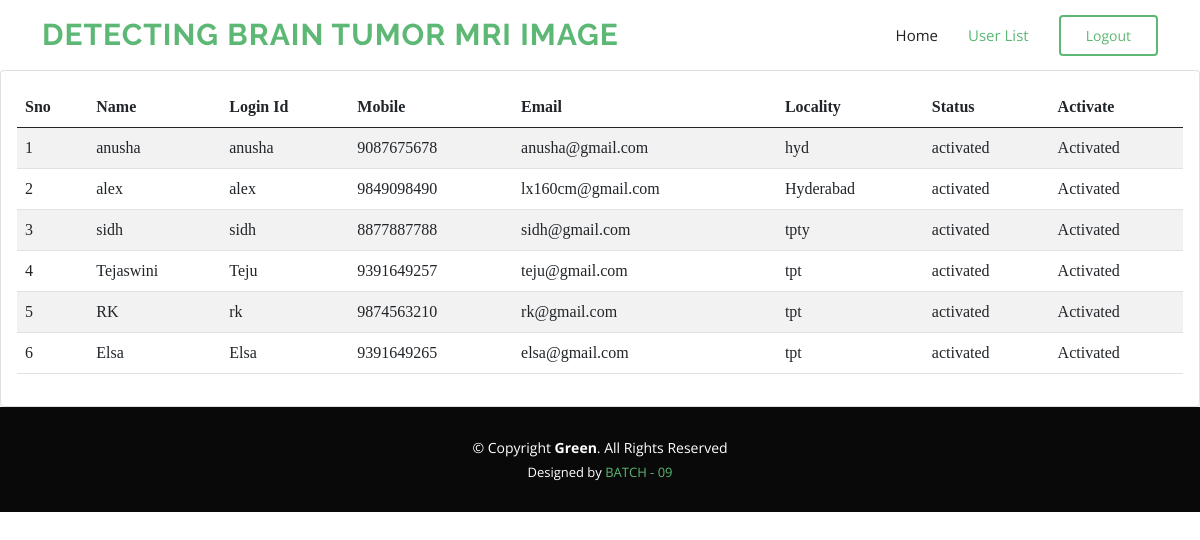
Page /ViewRegisteredUsers/ on the committed database.
### users/models.py (models this page shows, shortened)
class UserRegistrationModel(models.Model):
    name = models.CharField(max_length=100)
    loginid = models.CharField(unique=True, max_length=100)
    password = models.CharField(max_length=100)
    mobile = models.CharField(unique=True, max_length=100)
    email = models.CharField(unique=True, max_length=100)
    locality = models.CharField(max_length=100)
    address = models.CharField(max_length=1000)
    city = models.CharField(max_length=100)
    state = models.CharField(max_length=100)
    status = models.CharField(max_length=100)
    class Meta:
        db_table = 'UserRegistrations'

### admins/views.py (the view)
# urls.py: path("ViewRegisteredUsers/", admins.ViewRegisteredUsers, name="ViewRegisteredUsers"),
def ViewRegisteredUsers(request):
    data = UserRegistrationModel.objects.all()
    return render(request, 'admins/RegisteredUsers.html', {'data': data})

### assets/templates/admins/RegisteredUsers.html (shortened to what this page needs)
{% extends 'admins/adminbase.html' %}
{% block user_list %}active{% endblock %}
{% block content %}
    <div class="jumbotron">
        <div class="row">
            <div class="col-md-12">
                <div class="card card-header">
                    <h1 class="text-center h3"> User List</h1>
                </div>
                <div class="card card-body">
                    <table class="table table-striped">
                        <thead>
                        <tr>
                            <th scope="col">Sno</th>
                            <th scope="col">Name</th>
                            <th scope="col">Login Id</th>
                            <th scope="col">Mobile</th>
                            <th scope="col">Email</th>
                            <th scope="col">Locality</th>
                            <th scope="col">Status</th>
                            <th scope="col">Activate</th>
                        </tr>
                        </thead>
                        <tbody>
                        {% for user in data %}
                            <tr>
                                <td>{{ forloop.counter }}</td>
                                <td>{{ user.name }}</td>
                                <td>{{ user.loginid }}</td>
                                <td>{{ user.mobile }}</td>
                                <td>{{ user.email }}</td>
                                <td>{{ user.locality }}</td>
                                <td>{{ user.status }}</td>
                                {% if user.status == 'waiting' %}
                                    <td>
                                        <a class="btn-link" href="/AdminActivaUsers/?uid={{ user.id }}"
                                           style="color:DARKBLUE">Activate</a>
                                    </td>
                                {% else %}
                                    <td> Activated</td>
                                {% endif %}
                            </tr>
                        {% endfor %}
                        </tbody>
                    </table>
                </div>
            </div>
        </div>
    </div>
{% endblock %}

### assets/templates/admins/adminbase.html (shortened to what this page needs)
{% load static %}
<!DOCTYPE html>
<html lang="en">
<head>
    <link href="{% static 'vendor/animate.css/animate.min.css' %}" rel="stylesheet">
    <link href="{% static 'vendor/bootstrap/css/bootstrap.min.css' %}" rel="stylesheet">
    <link href="{% static 'vendor/bootstrap-icons/bootstrap-icons.css' %}" rel="stylesheet">
    <link href="{% static 'vendor/boxicons/css/boxicons.min.css' %}" rel="stylesheet">
    <link href="{% static 'vendor/glightbox/css/glightbox.min.css' %}" rel="stylesheet">
    <link href="{% static 'vendor/swiper/swiper-bundle.min.css' %}" rel="stylesheet">
    <link href="{% static 'css/style.css' %}" rel="stylesheet">
</head>
<body>
<header id="header" class="d-flex align-items-center">
    <div class="container d-flex align-items-center">
        <h1 class="logo me-auto"><a href="{% url 'AdminHome' %}">Detecting  Brain Tumor MRI Image</a></h1>
        <nav id="navbar" class="navbar">
            <ul>
                <li><a class="nav-link scrollto {% block admin_home %} {% endblock %}"
                       href="{% url 'AdminHome' %}">Home</a></li>
                <li><a class="nav-link scrollto {% block user_list %} {% endblock %}"
                       href="{% url 'ViewRegisteredUsers' %}">User List</a></li>
                <li><a class="getstarted scrollto" href="/">Logout</a></li>
            </ul>
        </nav>
    </div>
</header>
{% block content %}
{% endblock %}
<footer id="footer">
    <div class="container">
        <div class="copyright">
            &copy; Copyright <strong><span>Green</span></strong>. All Rights Reserved
        </div>
        <div class="credits">
            Designed by <a href="https://bootstrapmade.com/">BATCH - 09</a>
        </div>
    </div>
</footer>
</body>
</html>

### assets/static/css/style.css (style rules this page uses)
body { font-family: "Open Sans", sans-serif; color: #444444; }
a { text-decoration: none; color: #5cb874; }
h1, h2, h3, h4, h5, h6 { font-family: "Raleway", sans-serif; }
#header { background: #fff; transition: all 0.5s; z-index: 997; height: 70px; }
#header .logo { font-size: 30px; margin: 0; padding: 0; line-height: 1; font-weight: 700; letter-spacing: 1px; text-transform: uppercase; }
#header .logo a { color: #5cb874; }
.navbar { padding: 0; }
.navbar ul { margin: 0; padding: 0; display: flex; list-style: none; align-items: center; }
.navbar li { position: relative; }
.navbar a, .navbar a:focus { display: flex; align-items: center; justify-content: space-between; padding: 10px 0 10px 30px; font-size: 15px; color: #222222; white-space: nowrap; transition: 0.3s; }
.navbar a:hover, .navbar .active, .navbar .active:focus, .navbar li:hover > a { color: #5cb874; }
.navbar .getstarted, .navbar .getstarted:focus { color: #5cb874; padding: 8px 25px; margin-left: 30px; border-radius: 4px; border: 2px solid #5cb874; transition: 0.3s; font-size: 14px; }
#footer { background: #090909; color: #fff; font-size: 14px; text-align: center; padding: 30px 0; }
#footer .copyright { margin: 0 0 5px 0; }
#footer .credits { font-size: 13px; }

### assets/templates/admins/RegisteredUsers.html (style rules this page uses)
.jumbotron { font-family: "Book Antiqua"; background: white; margin-top: 10px; }

### rows in the picture
UserRegistrationModel: name "anusha", loginid "anusha", mobile "9087675678", email "anusha@gmail.com", locality "hyd", status "activated", shows "Activated"
UserRegistrationModel: name "alex", loginid "alex", mobile "9849098490", email "lx160cm@gmail.com", locality "Hyderabad", status "activated", shows "Activated"
UserRegistrationModel: name "sidh", loginid "sidh", mobile "8877887788", email "sidh@gmail.com", locality "tpty", status "activated", shows "Activated"
UserRegistrationModel: name "Tejaswini", loginid "Teju", mobile "9391649257", email "teju@gmail.com", locality "tpt", status "activated", shows "Activated"
UserRegistrationModel: name "RK", loginid "rk", mobile "9874563210", email "rk@gmail.com", locality "tpt", status "activated", shows "Activated"
UserRegistrationModel: name "Elsa", loginid "Elsa", mobile "9391649265", email "elsa@gmail.com", locality "tpt", status "activated", shows "Activated"
